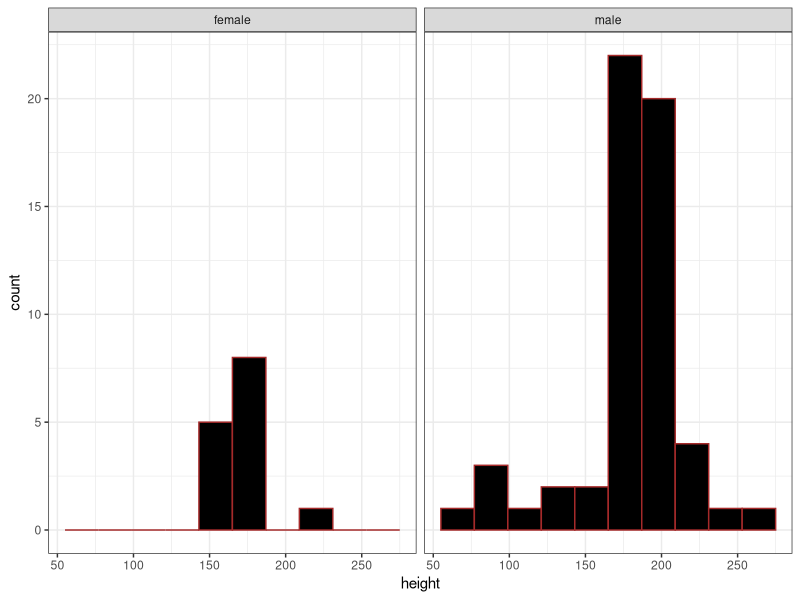

R code for this plot:
## ---- chunk 1
library(tidyverse)

## ---- chunk 2
data("starwars")
my_data <- starwars %>% 
  select(sex,height) %>% 
  filter(sex %in%c("male","female")) %>% 
  drop_na(height) %>% 
  print()

## ---- chunk 3
t.test(height~sex, data=my_data)

## ---- chunk 4
my_data %>% 
  ggplot(aes(x=height))+
  geom_histogram(colour="brown", fill="black",bins=10)+
  facet_wrap(~sex)+
  theme_bw()

## ---- chunk 5
male_data <-my_data %>% 
  filter(sex=="male") %>% 
  print()
## ---- chunk 6
female_data <- my_data %>% 
  filter(sex=="female") %>% 
  print()

## ---- chunk 7
t.test(x=male_data$height,y=female_data$height,paired=FALSE,conf.level=0.95,alternative="two.sided")
